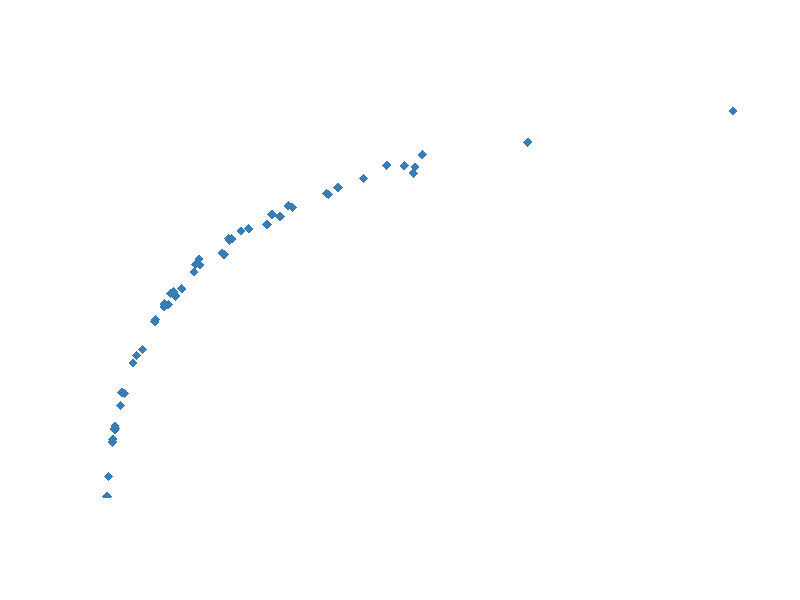

R code for this plot: (Note: this script raises an error after producing the figure.)
library(RColorBrewer)


cols = brewer.pal(12,"Set1")
nobs = 50
xx = sort(rexp(nobs))

yy = 2 + atan(sqrt(xx)) + rnorm(nobs,0,0.01)

mod = lm(yy ~ xx)
plot(xx,yy,bg=cols[2],pch=23,col=NULL,xlab=NA,ylab=NA,ylim=c(2.1,3.2),axes=NULL)
lines(xx,xx*coef(mod)[2] + coef(mod)[1],col=cols[1])



# Wuaaa!!

wom = matrix(c(15.86,3.05,
               16.88,3.12,
               17.50,3.17,
               18.62,3.25,
               19.97,3.36,
               21.06,3.46,
               22.11,3.55),ncol=2,nrow=7,byrow=TRUE)

man = matrix(c(15.86,2.92,
               16.88,2.98,
               17.50,3.03,
               18.62,3.11,
               19.97,3.22,
               21.06,3.31,
               22.11,3.41),ncol=2,nrow=7,byrow=TRUE)

speed = c(wom[,1],man[,1])
stridt = c(wom[,2],man[,2])

cols = brewer.pal(12,"Set1")
plot(wom[,2],wom[,1], bg = cols[2],col = NULL,pch=21,xlim=c(2.9,3.6),ylim=c(15,23),
     xlab = NA, ylab = NA,axes=0)
points(man[,2],man[,1], bg = cols[3], col = NULL, pch=22)
mod = lm(speed ~ stridt)
xs = seq(-10,10,by=1)
lines(xs,xs*coef(mod)[2] + coef(mod)[1],col=cols[1],lwd=2)
drmod = dlm(speed,stridt)
for (i in 1:(length(drmod)/2)){
  lines(xs,drmod[i,1]*xs+drmod[i,2],col=cols[i+3],lty=2)
}


# New one.
nobs = 20
xx1 = runif(nobs,0,20)
xx2 = runif(nobs,20,40)
yy1 = 0 + xx1 + rnorm(nobs,0,0.1)
yy2 = 1 + xx2 + rnorm(nobs,0,0.1)
xx = c(xx1,xx2)
yy = c(yy1,yy2)

plot(xx,yy)
drmod = dlm(yy,xx)
xs = seq(-50,50,by=50)
lines(xs,drmod[1,1]*xs+drmod[1,2],col=cols[3],lty=2)
lines(xs,0.5 +xs)


for (i in 1:(length(drmod)/2)){
  lines(xs,drmod[i,1]*xs+drmod[i,2],col=cols[i+3],lty=2)
}
drmod
